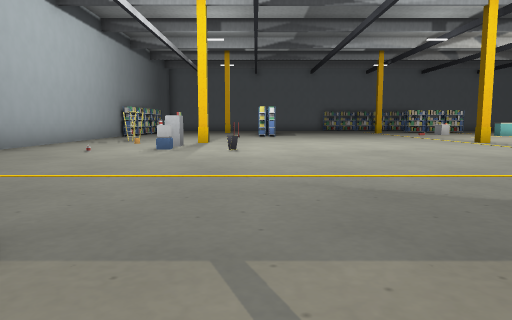
[1] (above)

24 first-person views from a walk through a 3-D level made in the Godot game engine. The camera is 1.2 m above the floor, tilts 6° down and sees 70° across. The floor is counted in squares, 2 m on a side. Each view is taken from the middle of a square. On the plan, view 1 faces up. The plan holds only what a view shows up to about 10 squares ahead; the rest is blank. The place goes on beyond the plan.

[2]
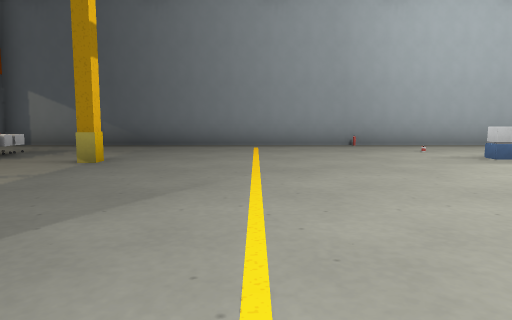

[3]
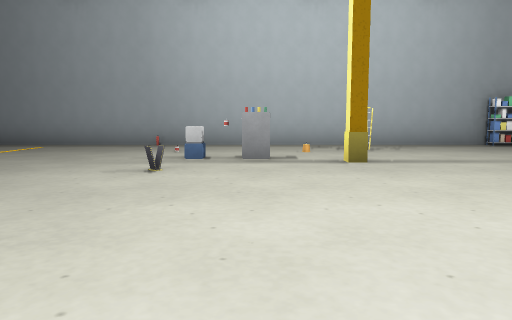

[4]
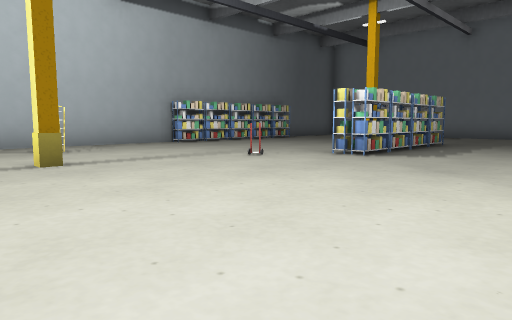

[5]
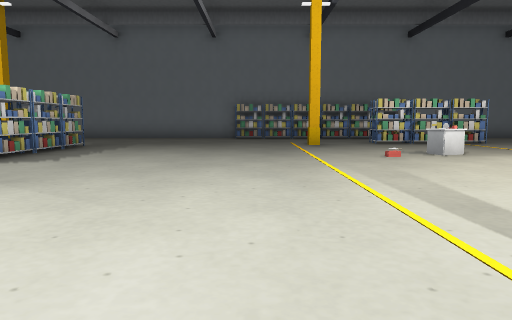

[6]
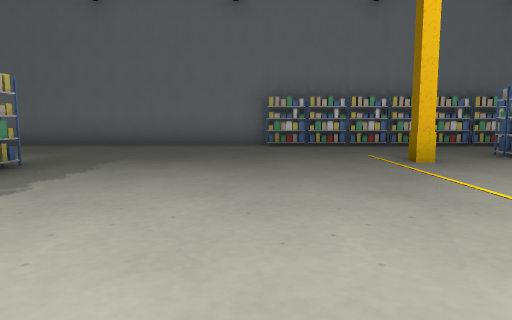

[7]
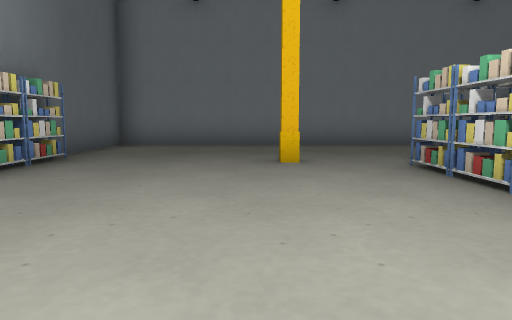

[8]
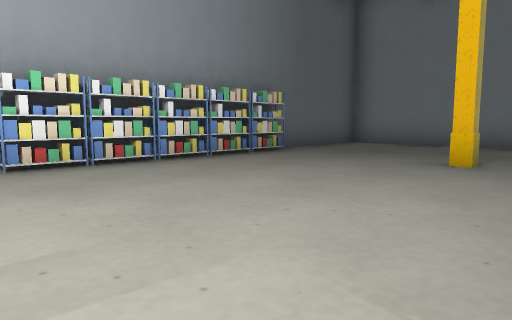

[9]
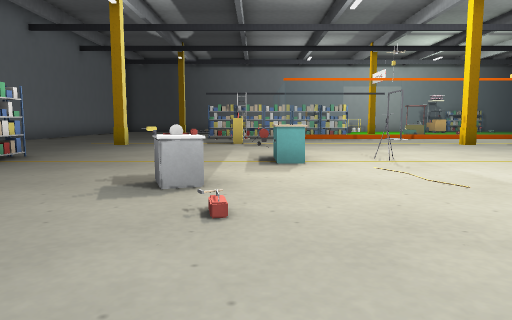

[10]
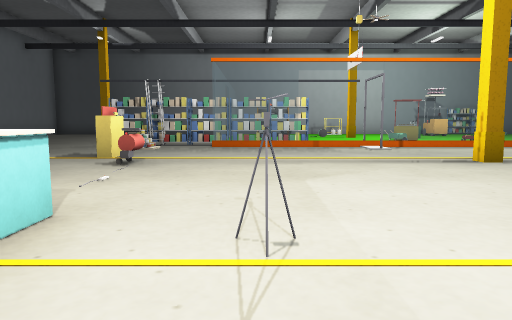

[11]
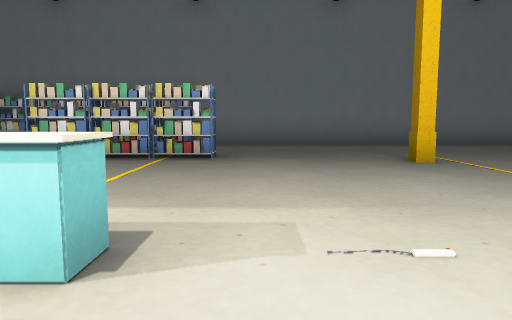

[12]
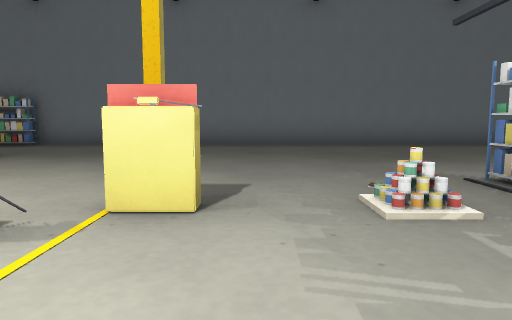

[13]
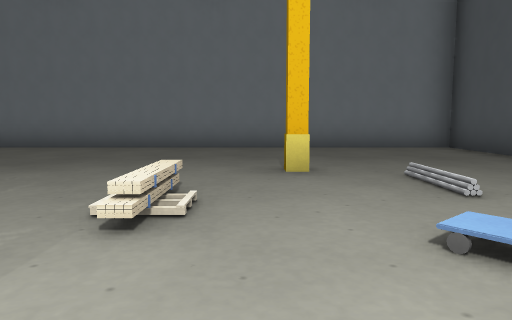

[14]
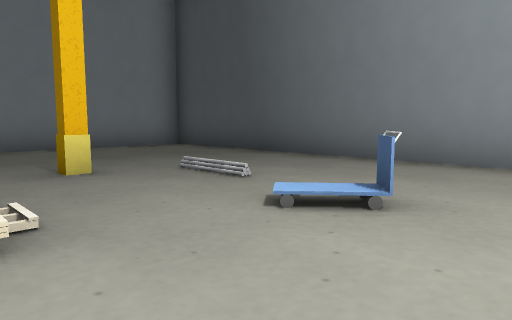

[15]
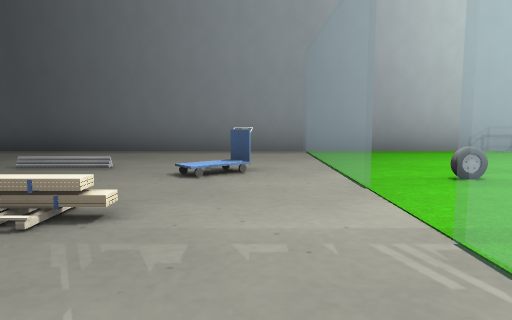

[16]
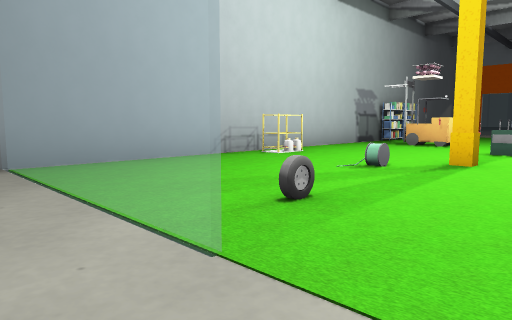

[17]
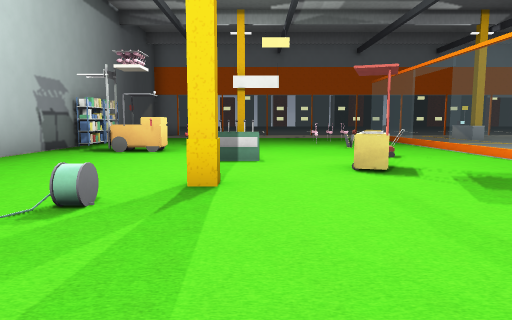

[18]
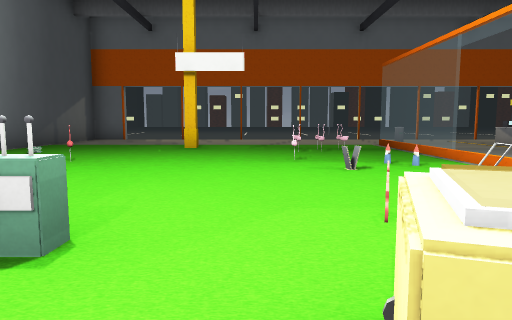

[19]
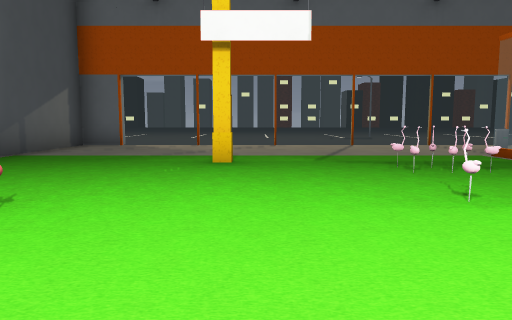

[20]
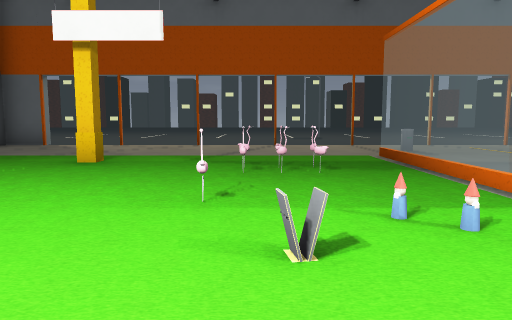

[21]
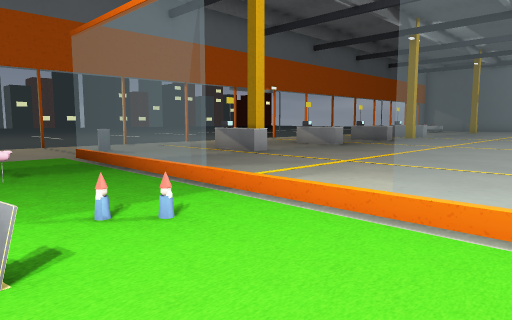

[22]
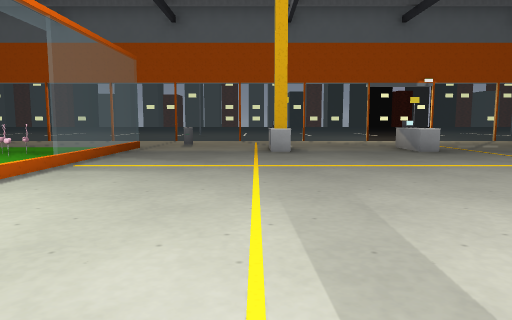

[23]
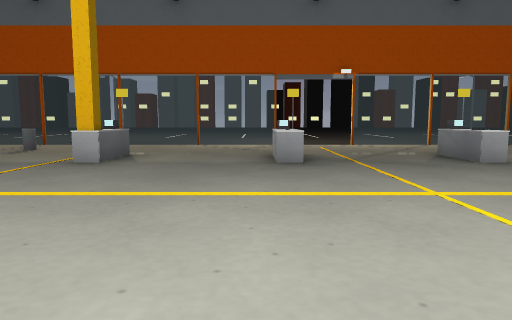

[24]
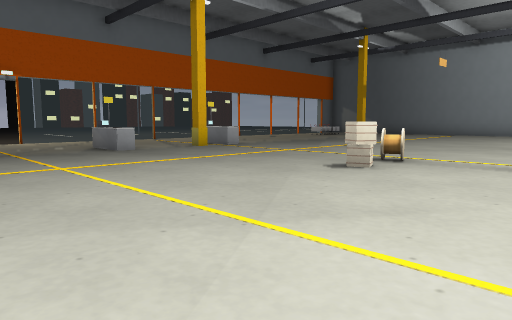

### Floor plan
Key: @ floor where view 1 was taken; # wall or solid block; . floor; ^ raised ledge; S sign; C cart; H shelf; T table; R rack; E desk; L ladder; I tire; A cage; F forklift; B bin; G crate; O other object.
Columns run from 6 left of view 1 to 27 right of it. Each row starts with its distance up from view 1.
 24 ##################################
 23 #..........HHHHHH................#
 22 #................................#
 21 #................................#
 20 #H..#.......#..HHH..#.......#....#
 19 #H....HH.........................#
 18 #H....HH.........................#
 17 #H....OH......OT.....R..L........#
 16 #H....HH.........E..O..OH.....C..#
 15 #H....HH................HH ..    #
 14 #....O...........O......H  ..I...#
 13 #............. .........H  ......#
 12 #.............  ......... .......#
 11 #.O.#.......      ..#...# ..#O..A#
 10 #............      .....#O.......#
  9 #...O........  ....  ...#.C......#
  8 #...OS............. ....#.O.O....#
  7 #...........OG..........#.....FF.#
  6 #.......................#........#
  5 #........................OS...O H#
  4 #.......................#.O.... O#
  3 #.......................#OO.....O#
  2 #...#....  .#...........#OO.#....#
  1 #.......   ^..^..^..^...#........#
  0 #.....@      ....................#
 -1 #..C          .........B.........#
 -2 #..           ...................#
 -3 ##         #####  ################

Where each view was taken, in squares from view 1:
view 1: 0 up, 0 right, facing up
view 2: 4 up, 4 right, facing left
view 3: 9 up, 4 right, facing left
view 4: 9 up, 4 right, facing up-left
view 5: 10 up, 5 right, facing up
view 6: 14 up, 4 right, facing up
view 7: 14 up, 2 left, facing up
view 8: 14 up, 0 right, facing up-left
view 9: 16 up, 5 right, facing right
view 10: 14 up, 9 right, facing right
view 11: 14 up, 12 right, facing up
view 12: 14 up, 16 right, facing up
view 13: 15 up, 22 right, facing up
view 14: 15 up, 21 right, facing up-right
view 15: 16 up, 19 right, facing right
view 16: 16 up, 21 right, facing down-right
view 17: 14 up, 22 right, facing down
view 18: 10 up, 21 right, facing down
view 19: 7 up, 22 right, facing down
view 20: 7 up, 20 right, facing down
view 21: 7 up, 20 right, facing down-left
view 22: 9 up, 15 right, facing down
view 23: 7 up, 12 right, facing down
view 24: 9 up, 12 right, facing down-left
